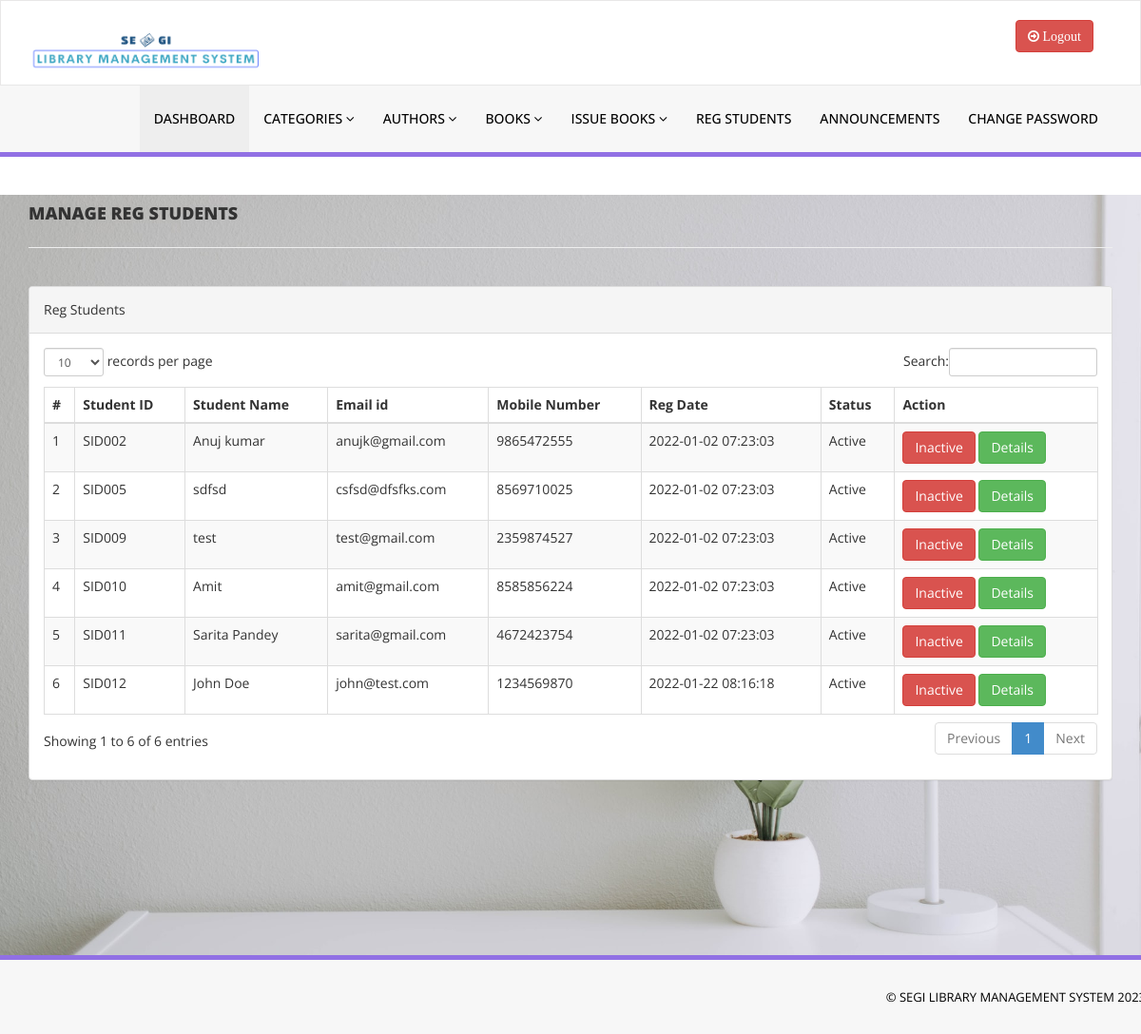
The app's page /admin/reg-students.php (signed in) with its own data.
### tables this page shows
CREATE TABLE `tblstudents` (
  `id` int(11) NOT NULL,
  `StudentId` varchar(100) DEFAULT NULL,
  `FullName` varchar(120) DEFAULT NULL,
  `EmailId` varchar(120) DEFAULT NULL,
  `MobileNumber` char(11) DEFAULT NULL,
  `Password` varchar(120) DEFAULT NULL,
  `Status` int(1) DEFAULT NULL,
  `RegDate` timestamp NULL DEFAULT current_timestamp(),
  `UpdationDate` timestamp NULL DEFAULT NULL ON UPDATE current_timestamp()
);

### admin/reg-students.php (the view, shortened to what this page needs)
<?php
if(strlen($_SESSION['alogin'])==0)
    {
header('location:index.php');
}
else{
    ?>
<!DOCTYPE html>
<html xmlns="http://www.w3.org/1999/xhtml">
<head>
    <link href="assets/css/bootstrap.css" rel="stylesheet" />
    <link href="assets/css/font-awesome.css" rel="stylesheet" />
    <link href="assets/js/dataTables/dataTables.bootstrap.css" rel="stylesheet" />
    <link href="assets/css/style.css" rel="stylesheet" />
</head>
<body>
<?php include('includes/header.php');?>
    <div class="content-wrapper">
         <div class="container">
        <div class="row pad-botm">
            <div class="col-md-12">
                <h4 class="header-line">Manage Reg Students</h4>
    </div>
        </div>
            <div class="row">
                <div class="col-md-12">
                    <div class="panel panel-default">
                        <div class="panel-heading">
                          Reg Students
                        </div>
                        <div class="panel-body">
                            <div class="table-responsive">
                                <table class="table table-striped table-bordered table-hover" id="dataTables-example">
                                    <thead>
                                        <tr>
                                            <th>#</th>
                                            <th>Student ID</th>
                                            <th>Student Name</th>
                                            <th>Email id </th>
                                            <th>Mobile Number</th>
                                            <th>Reg Date</th>
                                            <th>Status</th>
                                            <th>Action</th>
                                        </tr>
                                    </thead>
                                    <tbody>
<?php $sql = "SELECT * from tblstudents";
$query = $dbh -> prepare($sql);
$query->execute();
$results=$query->fetchAll(PDO::FETCH_OBJ);
$cnt=1;
if($query->rowCount() > 0)
{
foreach($results as $result)
{               ?>
                                        <tr class="odd gradeX">
                                            <td class="center"><?php echo htmlentities($cnt);?></td>
                                            <td class="center"><?php echo htmlentities($result->StudentId);?></td>
                                            <td class="center"><?php echo htmlentities($result->FullName);?></td>
                                            <td class="center"><?php echo htmlentities($result->EmailId);?></td>
                                            <td class="center"><?php echo htmlentities($result->MobileNumber);?></td>
                                             <td class="center"><?php echo htmlentities($result->RegDate);?></td>
                                            <td class="center"><?php if($result->Status==1)
                                            {
                                                echo htmlentities("Active");
                                            } else {
                                            echo htmlentities("Blocked");
}
                                            ?></td>
                                            <td class="center">
<?php if($result->Status==1)
 {?>
<a href="reg-students.php?inid=<?php echo htmlentities($result->id);?>" onclick="return confirm('Are you sure you want to block this student?');" >  <button class="btn btn-danger"> Inactive</button>
<?php } else {?>
<a href="reg-students.php?id=<?php echo htmlentities($result->id);?>" onclick="return confirm('Are you sure you want to active this student?');"><button class="btn btn-primary"> Active</button>
                                            <?php } ?>
<a href="student-history.php?stdid=<?php echo htmlentities($result->StudentId);?>"><button class="btn btn-success"> Details</button>
                                            </td>
                                        </tr>
 <?php $cnt=$cnt+1;}} ?>
                                    </tbody>
                                </table>
                            </div>
                        </div>
                    </div>
                </div>
            </div>
    </div>
    </div>
  <?php include('includes/footer.php');?>
</body>
</html>
<?php } ?>

### admin/assets/css/style.css (style rules this page uses)
.content-wrapper { margin-top: 40px; min-height:800px; padding-bottom:90px; }
.header-line { font-weight:900; padding-bottom:25px; border-bottom:1px solid #eeeeee; text-transform:uppercase; }
.pad-botm { padding-bottom:30px; }
.content-wrapper { background-image: url("../img/bg.jpg"); background-repeat: no-repeat; background-size: cover; }

### records on screen
tblstudents: StudentId "SID002", FullName "Anuj kumar", EmailId "anujk@gmail.com", MobileNumber "9865472555", RegDate "2022-01-02 07:23:03"
tblstudents: StudentId "SID005", FullName "sdfsd", EmailId "csfsd@dfsfks.com", MobileNumber "8569710025", RegDate "2022-01-02 07:23:03"
tblstudents: StudentId "SID009", FullName "test", EmailId "test@gmail.com", MobileNumber "2359874527", RegDate "2022-01-02 07:23:03"
tblstudents: StudentId "SID010", FullName "Amit", EmailId "amit@gmail.com", MobileNumber "8585856224", RegDate "2022-01-02 07:23:03"
tblstudents: StudentId "SID011", FullName "Sarita Pandey", EmailId "sarita@gmail.com", MobileNumber "4672423754", RegDate "2022-01-02 07:23:03"
tblstudents: StudentId "SID012", FullName "John Doe", EmailId "john@test.com", MobileNumber "1234569870", RegDate "2022-01-22 08:16:18"
